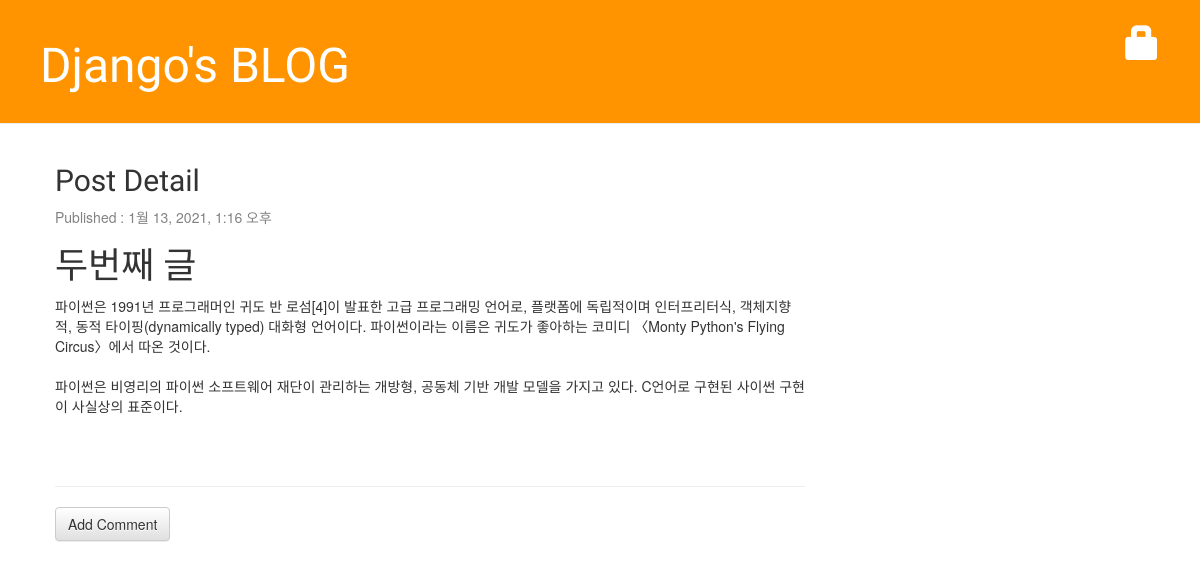
Screenshot of /post/2 with the database file from the repository.
### blog/models.py (models this page shows, shortened)
class Post(models.Model):
    author = models.ForeignKey('auth.User', on_delete=models.CASCADE)
    title = models.CharField(max_length=200, validators=[min_length_3_validator])
    text = models.TextField()
    created_date = models.DateTimeField(default=timezone.now)
    published_date = models.DateTimeField(blank=True, null=True)

### blog/views.py (the view)
# urls.py: path('post/<int:pk>', views.post_detail, name='post_detail'),
def post_detail(request, pk):
    post = get_object_or_404(Post, pk=pk)
    return render(request, 'blog/post_detail.html', {'post': post})

### blog/templates/blog/post_detail.html (shortened to what this page needs)
{% extends 'blog/base.html' %}
{% block content %}
<div class="post">
    <h2>Post Detail</h2>
    {% if post.published_date %}
    <div class="date">
        <p>Published : {{post.published_date}}</p>
    </div>
    {% endif %}
    <h1>{{post.title}}</h1>
    <p>{{post.text|linebreaksbr}}</p>
</div>
<hr>
<a href="{% url 'add_comment_to_post' pk=post.pk %}" class="btn btn-default">Add Comment</a>
{% endblock %}

### blog/static/css/blog.css (style rules this page uses)
h1, h2, h3, h4 { font-family: 'Lobster', cursive; }
.date { color: #828282; }
.post { margin-bottom: 70px; }

### rows the page displays
Post: published_date "1월 13, 2021, 1:16 오후", title "두번째 글", text "파이썬은 1991년 프로그래머인 귀도 반 로섬[4]이 발표한 고급 프로그래밍 언어로, 플랫폼에 독립적이며 인터프리터식, 객체지향적, 동적 타이핑(dynamically typed) 대화형 언어이다. 파이썬이라는 이름은 귀도가 좋아하는 코미디 〈Monty Python's Flying Circus〉에서 따온 것이다. 파이썬은 비영리의 파이썬 소프트웨어 재단이 관리하는 개방형, 공동체 기반 개발 모델을 가지고 있다. C언어로 구현된 사이썬 구현이 사실상의 표준이다."
